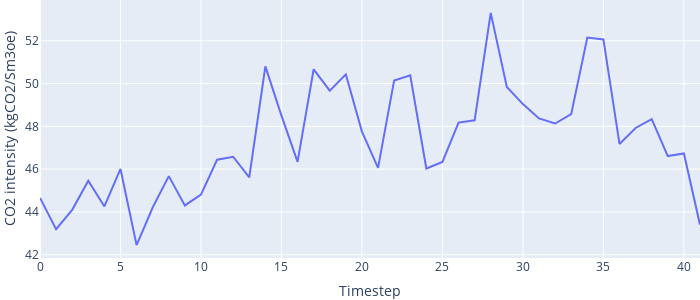

Notebook code cell kept with this figure:
### Code cell
fig=plots.plot_CO2_intensity(mc,filename=outpath+"co2intensity_opt.png")
fig.update_layout(autosize=False,width=700,height=300,margin=dict(l=0,r=0,t=0,b=0))

### Figure 1 — Plotly figure (JSON) as saved in the notebook; plotly's stock layout.template omitted (floating-point values rounded to 4 significant figures)
{"data": [{"hovertemplate": "index=%{x}<br>y=%{y}<extra></extra>", "legendgroup": "", "line": {"color": "#636efa", "dash": "solid"}, "mode": "lines", "name": "", "orientation": "v", "showlegend": false, "type": "scatter", "x": [0, 1, 2, 3, 4, 5, 6, 7, 8, 9, 10, 11, 12, 13, 14, 15, 16, 17, 18, 19, 20, 21, 22, 23, 24, 25, 26, 27, 28, 29, 30, 31, 32, 33, 34, 35, 36, 37, 38, 39, 40, 41], "xaxis": "x", "y": [44.66, 43.19, 44.1, 45.45, 44.26, 46.01, 42.45, 44.2, 45.67, 44.3, 44.81, 46.44, 46.58, 45.61, 50.8, 48.5, 46.34, 50.67, 49.67, 50.43, 47.76, 46.06, 50.15, 50.39, 46.03, 46.34, 48.18, 48.28, 53.31, 49.84, 49.04, 48.37, 48.13, 48.57, 52.15, 52.06, 47.18, 47.93, 48.34, 46.61, 46.74, 43.4], "yaxis": "y"}], "layout": {"autosize": false, "height": 300, "legend": {"tracegroupgap": 0}, "margin": {"b": 0, "l": 0, "r": 0, "t": 0}, "width": 700, "xaxis": {"anchor": "y", "autorange": true, "domain": [0, 1], "range": [0, 41], "title": {"text": "Timestep"}, "type": "linear"}, "yaxis": {"anchor": "x", "autorange": true, "domain": [0, 1], "range": [41.84, 53.91], "title": {"text": "CO2 intensity (kgCO2/Sm3oe)"}, "type": "linear"}}}
